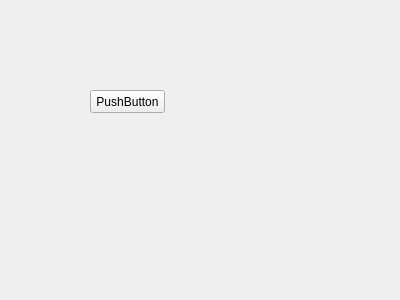
<?xml version="1.0" encoding="UTF-8"?>
<ui version="4.0">
 <class>Widget</class>
 <widget class="QWidget" name="Widget">
  <property name="geometry">
   <rect>
    <x>0</x>
    <y>0</y>
    <width>400</width>
    <height>300</height>
   </rect>
  </property>
  <property name="windowTitle">
   <string>Widget</string>
  </property>
  <widget class="QPushButton" name="pushButton">
   <property name="geometry">
    <rect>
     <x>90</x>
     <y>90</y>
     <width>75</width>
     <height>23</height>
    </rect>
   </property>
   <property name="text">
    <string>PushButton</string>
   </property>
  </widget>
 </widget>
 <layoutdefault spacing="6" margin="11"/>
 <resources/>
 <connections/>
</ui>
